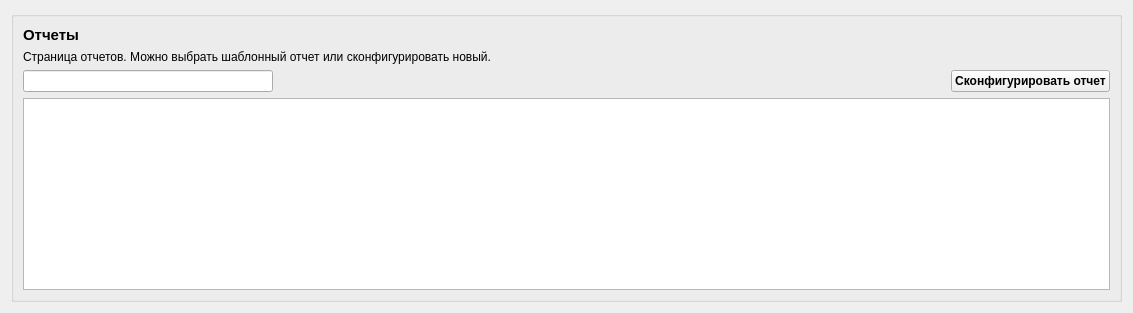
      <widget class="QWidget" name="report">
       <attribute name="title">
        <string>Отчеты</string>
       </attribute>
       <layout class="QGridLayout" name="gridLayout_9">
        <item row="0" column="0">
         <widget class="QGroupBox" name="groupBox_2">
          <property name="title">
           <string/>
          </property>
          <property name="flat">
           <bool>true</bool>
          </property>
          <layout class="QGridLayout" name="gridLayout_7">
           <item row="0" column="0" colspan="3">
            <layout class="QVBoxLayout" name="verticalLayout_10">
             <item>
              <widget class="QLabel" name="reportTitle">
               <property name="font">
                <font>
                 <pointsize>11</pointsize>
                 <weight>75</weight>
                 <bold>true</bold>
                </font>
               </property>
               <property name="layoutDirection">
                <enum>Qt::LeftToRight</enum>
               </property>
               <property name="text">
                <string>Отчеты</string>
               </property>
              </widget>
             </item>
             <item>
              <widget class="QLabel" name="reportDescription">
               <property name="text">
                <string>Страница отчетов. Можно выбрать шаблонный отчет или сконфигурировать новый.</string>
               </property>
              </widget>
             </item>
            </layout>
           </item>
           <item row="1" column="0">
            <widget class="QLineEdit" name="lineEdit">
             <property name="minimumSize">
              <size>
               <width>250</width>
               <height>0</height>
              </size>
             </property>
             <property name="maximumSize">
              <size>
               <width>250</width>
               <height>16777215</height>
              </size>
             </property>
            </widget>
           </item>
           <item row="1" column="1">
            <spacer name="horizontalSpacer_6">
             <property name="orientation">
              <enum>Qt::Horizontal</enum>
             </property>
             <property name="sizeHint" stdset="0">
              <size>
               <width>666</width>
               <height>20</height>
              </size>
             </property>
            </spacer>
           </item>
           <item row="1" column="2">
            <widget class="QPushButton" name="pushButton_3">
             <property name="font">
              <font>
               <weight>75</weight>
               <bold>true</bold>
              </font>
             </property>
             <property name="text">
              <string>Сконфигурировать отчет</string>
             </property>
             <property name="flat">
              <bool>false</bool>
             </property>
            </widget>
           </item>
           <item row="2" column="0" colspan="3">
            <widget class="QTreeView" name="treeView"/>
           </item>
          </layout>
         </widget>
        </item>
       </layout>
      </widget>
